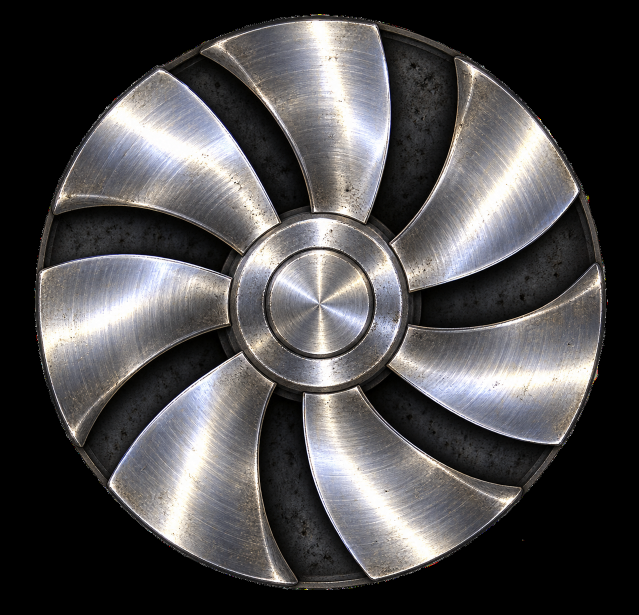
#> input picture art/presentation-feedback-20261020/fan-master.png, 1278 x 1230 px (shown at 1/2 size)
$ python -i author-newurban-final-terrain-batch96.py   (imports and definitions only)
#> lines starting #> are read from the running program, lines starting #| are printed output that depends on the picture
"""Produce remaining NewUrban terrain using accepted materials and two new masters."""
from collections import Counter
import hashlib
from pathlib import Path
import sys

import numpy as np
from PIL import Image, ImageDraw, ImageFont
from scipy import ndimage
from newurban_batch96_io import BASELINE, GUIDE, PRIOR, ROOT, SOURCES, assemble, coordinates, crop, extrude, field_at, material, native, paved_end, paving_fix, pin, read, road_slope, round_paving, sha, with_native_coverage, write
from newurban_batch95_io import adapt_cliff_grass, register_canvas

sys.path.insert(0, 'scripts/m2')
from showcase_registration import authored_coverage, capacity, independently_sample, register

VERSION = sys.argv[1] if len(sys.argv) > 1 else 'v6'
# [1 line not run here, left out]
# [1 line that did not run here, left out]
# [1 line not run here, left out]
# [1 line that did not run here, left out]
# [1 line that did not run here, left out]
# [1 line that did not run here, left out]
# [1 line not run here, left out]
# [1 line that did not run here, left out]
# [1 line not run here, left out]
font = ImageFont.truetype('/System/Library/Fonts/Supplemental/Arial.ttf', 24)
small = ImageFont.truetype('/System/Library/Fonts/Supplemental/Arial.ttf', 18)
records, masters = [], {}


def prepare_master(source):
    name = source['member']
    frames = [(f, native(source, f)) for f in source['images'] if f['nativeOffset'] > 0]
    original, low = assemble(frames)
    master_file = ROOT / f'{name}-mother-v1.png'
    master = Image.open(master_file).convert('RGBA')
    rect, rgb = register(master, dict(slotRect=[0, 0, *master.size], alphaCutoff=180,
        rejectFluorescentFringe=True), master.size, True)
    ratio = capacity(rect, [0, 0, *original.size])
    assert ratio >= 4, (name, ratio)
    alpha_source = np.asarray(master.crop((rect[0], rect[1], rect[0] + rect[2], rect[1] + rect[3])))
    coverage = authored_coverage(alpha_source, 180, True)
    layers = {}
    for density in [2, 4]:
        size = tuple(n * density for n in original.size)
        selected = independently_sample(rgb, size)
        alpha = np.asarray(Image.fromarray(coverage.astype(np.uint8) * 255).resize(size, Image.Resampling.LANCZOS))
        yy, xx = (np.indices(selected.shape[:2]) + .5) / density
        x, y = xx + low[0], yy + low[1]
        if name.startswith('libbas'):
            color = selected.astype(float)
            green = np.clip((color[..., 1] - color[..., 0] * .97) / 12, 0, 1)
            green *= np.clip((color[..., 1] - color[..., 2] - 18) / 25, 0, 1)
            green = ndimage.gaussian_filter(green, .3 * density, mode='nearest')
            grass = field_at(material('clear01.ubn', 0, density), x, y)
            selected = np.rint(np.clip(color * (1 - green[..., None]) + grass * green[..., None], 0, 255)).astype(np.uint8)
        else:
            color = selected.astype(float)
            wood = (color[..., 0] > color[..., 1] * 1.13) & (color[..., 1] > color[..., 2] * 1.12)
            foreground = np.where(y < 15, 1., wood.astype(float))
            foreground = ndimage.gaussian_filter(foreground, .18 * density, mode='nearest')
            floor = field_at(material('pave01.ubn', 0, density), x, y)
            selected = np.rint(np.clip(color * foreground[..., None] + floor * (1 - foreground[..., None]), 0, 255)).astype(np.uint8)
        pixels = np.dstack((selected, alpha))
        Image.fromarray(pixels).save(OUTPUT / f'{name}-{density}x-master-registration.png')
        layers[density] = pixels
    masters[name] = dict(originalSize=original.size, low=low.tolist(), layers=layers,
        source=pin(master_file), contentRect=rect, measuredMinimumDensity=ratio)


# [111 lines not run here, left out]

>>> import cv2
>>> picture = cv2.imread('../../art/presentation-feedback-20261020/fan-master.png', cv2.IMREAD_GRAYSCALE)
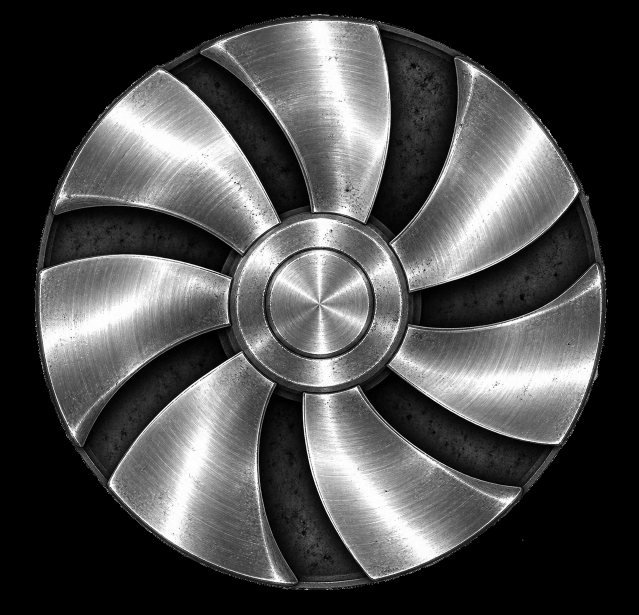
#> picture: shape (1230, 1278) (shown at 1/2 size); min 0, max 255, mean 74.5
#> (the run stopped early here; a loop or call above may not have finished)
